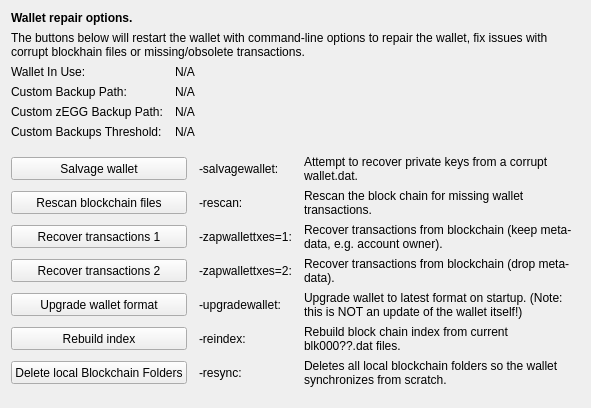
     <widget class="QWidget" name="tab_repair">
      <attribute name="title">
       <string>&amp;Wallet Repair</string>
      </attribute>
      <layout class="QGridLayout" name="gridLayout_4" columnstretch="0,0,0,0">
       <property name="horizontalSpacing">
        <number>12</number>
       </property>
       <item row="0" column="0" colspan="4">
        <widget class="QLabel" name="label_repair_header">
         <property name="font">
          <font>
           <weight>75</weight>
           <bold>true</bold>
          </font>
         </property>
         <property name="text">
          <string>Wallet repair options.</string>
         </property>
        </widget>
       </item>
       <item row="1" column="0" colspan="4">
        <widget class="QLabel" name="label_repair_helptext">
         <property name="font">
          <font>
           <weight>50</weight>
           <bold>false</bold>
          </font>
         </property>
         <property name="text">
          <string>The buttons below will restart the wallet with command-line options to repair the wallet, fix issues with corrupt blockhain files or missing/obsolete transactions.</string>
         </property>
         <property name="wordWrap">
          <bool>true</bool>
         </property>
        </widget>
       </item>
       <item row="2" column="0">
        <widget class="QLabel" name="wallet_path_label">
         <property name="text">
          <string>Wallet In Use:</string>
         </property>
        </widget>
       </item>
       <item row="2" column="1" colspan="3">
        <widget class="QLabel" name="wallet_path">
         <property name="cursor">
          <cursorShape>IBeamCursor</cursorShape>
         </property>
         <property name="text">
          <string>N/A</string>
         </property>
         <property name="textFormat">
          <enum>Qt::PlainText</enum>
         </property>
         <property name="textInteractionFlags">
          <set>Qt::LinksAccessibleByMouse|Qt::TextSelectableByKeyboard|Qt::TextSelectableByMouse</set>
         </property>
        </widget>
       </item>
       <item row="3" column="0">
        <widget class="QLabel" name="wallet_custombackuppath_label">
         <property name="visible">
          <bool>false</bool>
         </property>
         <property name="text">
          <string>Custom Backup Path:</string>
         </property>
        </widget>
       </item>
       <item row="3" column="1" colspan="3">
        <widget class="QLabel" name="wallet_custombackuppath">
         <property name="cursor">
          <cursorShape>IBeamCursor</cursorShape>
         </property>
         <property name="visible">
          <bool>false</bool>
         </property>
         <property name="text">
          <string>N/A</string>
         </property>
         <property name="textFormat">
          <enum>Qt::PlainText</enum>
         </property>
         <property name="textInteractionFlags">
          <set>Qt::LinksAccessibleByMouse|Qt::TextSelectableByKeyboard|Qt::TextSelectableByMouse</set>
         </property>
        </widget>
       </item>
       <item row="4" column="0">
        <widget class="QLabel" name="wallet_customzpivbackuppath_label">
         <property name="visible">
          <bool>false</bool>
         </property>
         <property name="text">
          <string>Custom zEGG Backup Path:</string>
         </property>
        </widget>
       </item>
       <item row="4" column="1" colspan="3">
        <widget class="QLabel" name="wallet_customzpivbackuppath">
         <property name="cursor">
          <cursorShape>IBeamCursor</cursorShape>
         </property>
         <property name="visible">
          <bool>false</bool>
         </property>
         <property name="text">
          <string>N/A</string>
         </property>
         <property name="textFormat">
          <enum>Qt::PlainText</enum>
         </property>
         <property name="textInteractionFlags">
          <set>Qt::LinksAccessibleByMouse|Qt::TextSelectableByKeyboard|Qt::TextSelectableByMouse</set>
         </property>
        </widget>
       </item>
       <item row="5" column="0">
        <widget class="QLabel" name="wallet_custombackupthreshold_label">
         <property name="visible">
          <bool>false</bool>
         </property>
         <property name="text">
          <string>Custom Backups Threshold:</string>
         </property>
        </widget>
       </item>
       <item row="5" column="1" colspan="3">
        <widget class="QLabel" name="wallet_custombackupthreshold">
         <property name="cursor">
          <cursorShape>IBeamCursor</cursorShape>
         </property>
         <property name="visible">
          <bool>false</bool>
         </property>
         <property name="text">
          <string>N/A</string>
         </property>
         <property name="textFormat">
          <enum>Qt::PlainText</enum>
         </property>
         <property name="textInteractionFlags">
          <set>Qt::LinksAccessibleByMouse|Qt::TextSelectableByKeyboard|Qt::TextSelectableByMouse</set>
         </property>
        </widget>
       </item>
       <item row="6" column="0">
        <spacer name="verticalSpacer_repair1">
         <property name="orientation">
          <enum>Qt::Vertical</enum>
         </property>
         <property name="sizeHint" stdset="0">
          <size>
           <width>10</width>
           <height>10</height>
          </size>
         </property>
        </spacer>
       </item>
       <item row="7" column="0" colspan="2">
        <widget class="QPushButton" name="btn_salvagewallet">
         <property name="minimumSize">
          <size>
           <width>100</width>
           <height>23</height>
          </size>
         </property>
         <property name="text">
          <string>Salvage wallet</string>
         </property>
        </widget>
       </item>
       <item row="7" column="2">
        <widget class="QLabel" name="label_repair_salvage_command">
         <property name="text">
          <string notr="true">-salvagewallet:</string>
         </property>
        </widget>
       </item>
       <item row="7" column="3">
        <widget class="QLabel" name="label_repair_salvage">
         <property name="text">
          <string>Attempt to recover private keys from a corrupt wallet.dat.</string>
         </property>
         <property name="wordWrap">
          <bool>true</bool>
         </property>
        </widget>
       </item>
       <item row="8" column="0" colspan="2">
        <widget class="QPushButton" name="btn_rescan">
         <property name="minimumSize">
          <size>
           <width>100</width>
           <height>23</height>
          </size>
         </property>
         <property name="text">
          <string>Rescan blockchain files</string>
         </property>
        </widget>
       </item>
       <item row="8" column="2">
        <widget class="QLabel" name="label_repair_rescan_command">
         <property name="text">
          <string notr="true">-rescan:</string>
         </property>
        </widget>
       </item>
       <item row="8" column="3">
        <widget class="QLabel" name="label_repair_rescan">
         <property name="text">
          <string>Rescan the block chain for missing wallet transactions.</string>
         </property>
         <property name="wordWrap">
          <bool>true</bool>
         </property>
        </widget>
       </item>
       <item row="9" column="0" colspan="2">
        <widget class="QPushButton" name="btn_zapwallettxes1">
         <property name="minimumSize">
          <size>
           <width>100</width>
           <height>23</height>
          </size>
         </property>
         <property name="text">
          <string>Recover transactions 1</string>
         </property>
        </widget>
       </item>
       <item row="9" column="2">
        <widget class="QLabel" name="label_repair_zap1_command">
         <property name="text">
          <string notr="true">-zapwallettxes=1:</string>
         </property>
        </widget>
       </item>
       <item row="9" column="3">
        <widget class="QLabel" name="label_repair_zap1">
         <property name="text">
          <string>Recover transactions from blockchain (keep meta-data, e.g. account owner).</string>
         </property>
         <property name="wordWrap">
          <bool>true</bool>
         </property>
        </widget>
       </item>
       <item row="10" column="0" colspan="2">
        <widget class="QPushButton" name="btn_zapwallettxes2">
         <property name="minimumSize">
          <size>
           <width>100</width>
           <height>23</height>
          </size>
         </property>
         <property name="text">
          <string>Recover transactions 2</string>
         </property>
        </widget>
       </item>
       <item row="10" column="2">
        <widget class="QLabel" name="label_repair_zap2_command">
         <property name="text">
          <string notr="true">-zapwallettxes=2:</string>
         </property>
        </widget>
       </item>
       <item row="10" column="3">
        <widget class="QLabel" name="label_repair_zap2">
         <property name="text">
          <string>Recover transactions from blockchain (drop meta-data).</string>
         </property>
         <property name="wordWrap">
          <bool>true</bool>
         </property>
        </widget>
       </item>
       <item row="11" column="0" colspan="2">
        <widget class="QPushButton" name="btn_upgradewallet">
         <property name="minimumSize">
          <size>
           <width>100</width>
           <height>23</height>
          </size>
         </property>
         <property name="text">
          <string>Upgrade wallet format</string>
         </property>
        </widget>
       </item>
       <item row="11" column="2">
        <widget class="QLabel" name="label_repair_upgrade_command">
         <property name="text">
          <string notr="true">-upgradewallet:</string>
         </property>
        </widget>
       </item>
       <item row="11" column="3">
        <widget class="QLabel" name="label_repair_upgrade">
         <property name="text">
          <string>Upgrade wallet to latest format on startup. (Note: this is NOT an update of the wallet itself!)</string>
         </property>
         <property name="wordWrap">
          <bool>true</bool>
         </property>
        </widget>
       </item>
       <item row="12" column="0" colspan="2">
        <widget class="QPushButton" name="btn_reindex">
         <property name="minimumSize">
          <size>
           <width>100</width>
           <height>23</height>
          </size>
         </property>
         <property name="text">
          <string>Rebuild index</string>
         </property>
        </widget>
       </item>
       <item row="12" column="2">
        <widget class="QLabel" name="label_repair_reindex_command">
         <property name="text">
          <string notr="true">-reindex:</string>
         </property>
        </widget>
       </item>
       <item row="12" column="3">
        <widget class="QLabel" name="label_repair_reindex">
         <property name="text">
          <string>Rebuild block chain index from current blk000??.dat files.</string>
         </property>
         <property name="wordWrap">
          <bool>true</bool>
         </property>
        </widget>
       </item>
       <item row="13" column="0" colspan="2">
        <widget class="QPushButton" name="btn_resync">
         <property name="minimumSize">
          <size>
           <width>100</width>
           <height>23</height>
          </size>
         </property>
         <property name="text">
          <string>Delete local Blockchain Folders</string>
         </property>
        </widget>
       </item>
       <item row="13" column="2">
        <widget class="QLabel" name="label_repair_resync_command">
         <property name="text">
          <string>-resync:</string>
         </property>
        </widget>
       </item>
       <item row="13" column="3">
        <widget class="QLabel" name="label_repair_resync">
         <property name="text">
          <string>Deletes all local blockchain folders so the wallet synchronizes from scratch.</string>
         </property>
         <property name="wordWrap">
          <bool>true</bool>
         </property>
        </widget>
       </item>
       <item row="14" column="0">
        <spacer name="verticalSpacer_repair2">
         <property name="orientation">
          <enum>Qt::Vertical</enum>
         </property>
         <property name="sizeHint" stdset="0">
          <size>
           <width>20</width>
           <height>10</height>
          </size>
         </property>
        </spacer>
       </item>
      </layout>
     </widget>
